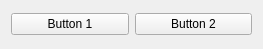
<?xml version="1.0" encoding="UTF-8"?>
<ui version="4.0">
 <class>DoubleButton</class>
 <widget class="QWidget" name="DoubleButton">
  <property name="geometry">
   <rect>
    <x>0</x>
    <y>0</y>
    <width>263</width>
    <height>49</height>
   </rect>
  </property>
  <property name="windowTitle">
   <string>DoubleButton</string>
  </property>
  <layout class="QGridLayout" name="gridLayout">
   <item row="0" column="0">
    <layout class="QHBoxLayout" name="horizontalLayout">
     <item>
      <widget class="QPushButton" name="pushButton1">
       <property name="text">
        <string>Button 1</string>
       </property>
      </widget>
     </item>
     <item>
      <widget class="QPushButton" name="pushButton2">
       <property name="text">
        <string>Button 2</string>
       </property>
      </widget>
     </item>
    </layout>
   </item>
  </layout>
 </widget>
 <layoutdefault spacing="6" margin="11"/>
 <resources/>
 <connections/>
</ui>
